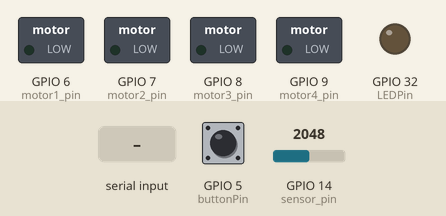
Recording of a sketch running on a simulated ESP32. Parts: switched loads named in the sketch (green lamp = pin HIGH), output pins drawn as LEDs (lit = HIGH). The inputs (shaded band) are chosen by the test bench; at power-on: GPIO 5 (buttonPin) LOW, GPIO 14 (sensor_pin) = 2048. What the sketch prints to the serial monitor is not drawn.

Above: at 1.2 s.
1.3 s: byte 30 received over Serial
At 2.5 s:
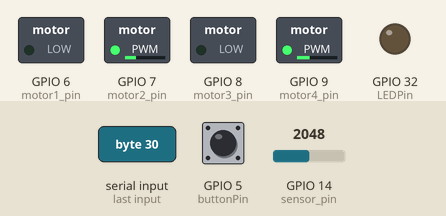
2.8 s: byte 90 received over Serial
At 4.0 s:
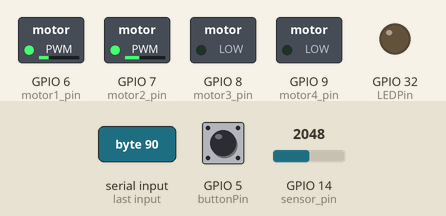
4.3 s: byte 120 received over Serial
At 5.7 s:
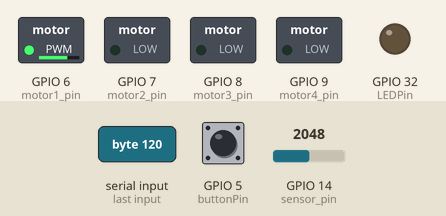
Timing chart, 0 to 7.3 s (numbered marks = the images above; inputs shaded):
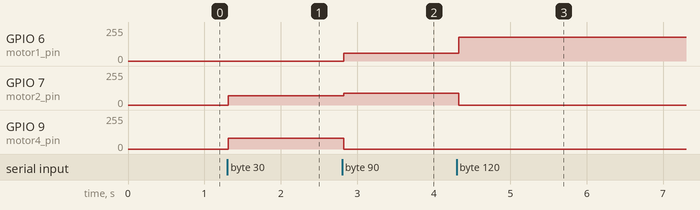

Measured:
- after the input at 1.3 s, GPIO 7 (motor2_pin): 0/255 → 70/255 at once; GPIO 9 (motor4_pin): 0/255 → 80/255 at once
- after the input at 2.8 s, GPIO 6 (motor1_pin): 0/255 → 60/255 at once; GPIO 7 (motor2_pin): 70/255 → 90/255 at once; GPIO 9 (motor4_pin): 80/255 → 0/255 at once
- after the input at 4.3 s, GPIO 6 (motor1_pin): 60/255 → 180/255 at once; GPIO 7 (motor2_pin): 90/255 → 0/255 at once

The sketch:

A_game.ino
```cpp
/* Code for blind search game */

int Received_val; // Data received from the serial port
int LEDPin = 32; // Set the pin to digital
const int buttonPin = 5;    // the number of the pushbutton pin

int buttonState;             // the current reading from the input pin
int lastButtonState = LOW;   // the previous reading from the input pin

unsigned long lastDebounceTime = 0;  // the last time the output pin was toggled
unsigned long debounceDelay = 10;    // the debounce time; increase if the output flickers

int sensor_pin = 14;   // sensor connected to analog pin 0
int sensor_val = 0;   // variable to store the read value
int new_sensorVal;
int minVal = 20;      //set minimal value so avoid noise

int motor1_val = 0;
int motor1_pin = 6;
int motor2_val = 0;
int motor2_pin = 7;
int motor3_val = 0;
int motor3_pin = 8;
int motor4_val = 0;
int motor4_pin = 9;

void setup() {
  pinMode(LEDPin, OUTPUT); // Set pin as OUTPUT
  pinMode(buttonPin, INPUT);

  Serial.begin(9600); // Start serial communication at 9600 bps
}

void loop() {

  new_sensorVal = analogRead(sensor_pin);  // read the sensor
  if (new_sensorVal > minVal)
  {
    sensor_val = new_sensorVal;
    Serial.println(sensor_val);
  }
  delay(50); // wait 50 ms to not saturate connexion

  int readButton = digitalRead(buttonPin);
  // If the switch changed, due to noise or pressing:
  if (readButton != lastButtonState) {
    // reset the debouncing timer
    lastDebounceTime = millis();
  }

  if ((millis() - lastDebounceTime) > debounceDelay) {
    // whatever the reading is at, it's been there for longer than the debounce
    // delay, so take it as the actual current state:

    // if the button state has changed:
    if (readButton != buttonState) {
      buttonState = readButton;

      // only send if the new button state is HIGH
      if (buttonState == HIGH) {
        //digitalWrite(LEDPin, HIGH);
        Serial.println(-9);
      }
       else
      {
        //digitalWrite(LEDPin, LOW);
      }
    }
  }
  lastButtonState = readButton;

// RECEIVE
  if (Serial.available())
  { // If data is available to read,
    Received_val = Serial.read(); // read it and store it in val
    Received_val = Received_val * 4;
  // Serial.print(val);
  }

  controlMotor(Received_val);
}

void controlMotor(int val)
{
  // motor 1 : in front
  if ((val < 700) & (val > 500))
  {
    motor1_val = 700 - val;
  }
  else if ((val < 500) & (val > 300))
  {
    motor1_val = val - 300;
  }
  else
  {
    motor1_val = 0;
  }
  analogWrite(motor1_pin, motor1_val);

  // motor 2 : left
  if ((val < 450) & (val > 250))
  {
    motor2_val = 450 - val;
  }
  else if ((val < 250) & (val > 50))
  {
    motor2_val = val - 50;
  }
  else
  {
    motor2_val = 0;
  }
  analogWrite(motor2_pin, motor2_val);

  // motor 3 : right
  if ((val < 950) & (val > 750))
  {
    motor3_val = 950 - val;
  }
  else if ((val < 750) & (val > 550))
  {
    motor3_val = val - 300;
  }
  else
  {
    motor3_val = 0;
  }
  analogWrite(motor3_pin, motor3_val);

  // motor 4 : back
  if ((val < 200) & (val > 0))
  {
    motor4_val = 200 - val;
  }
  else if ((val < 1000) & (val > 800))
  {
    motor4_val = val - 800;
  }
  else
  {
    motor4_val = 0;
  }
  analogWrite(motor4_pin, motor4_val);

}
```
